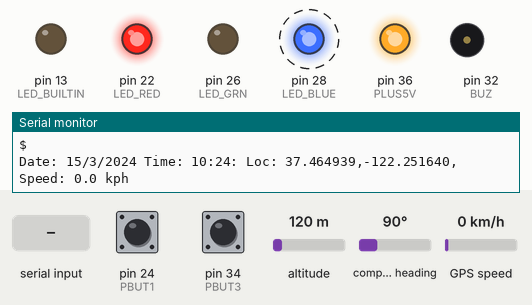
This sketch was run on a simulated Arduino Mega 2560, built with avr-gcc and run on an emulated ATmega2560. On the bench: output pins drawn as LEDs (lit = HIGH), buzzer (waves = sounding, pin HIGH), the last lines printed to the serial monitor. Dashed ring = blinking. The inputs (shaded band) are chosen by the test bench; at power-on: pin 24 (PBUT1) HIGH, pin 34 (PBUT3) HIGH, altitude 120 m, compass heading 90°, GPS speed 0 km/h. Storage starts empty; the GPS gets a fix after 3 s at 37.7749, -122.4194 with 8 satellites.

Above: at 4.2 s.
4.3 s: pin 24 (PBUT1) pulled LOW for 0.15 s
6.7 s: pin 34 (PBUT3) pulled LOW for 0.15 s
At 7.5 s:
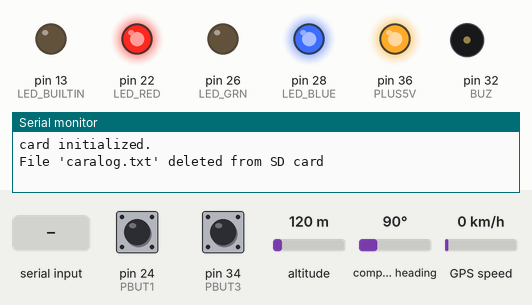
8.4 s: "S" received over the second serial link
At 8.54 s:
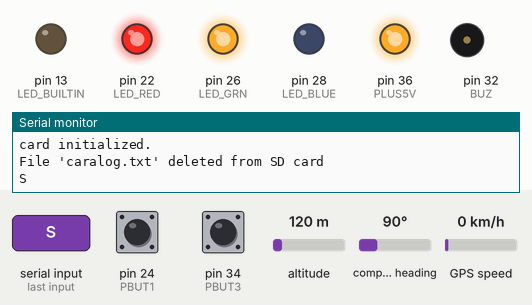
9.9 s: "W" received over the second serial link
At 10.7 s:
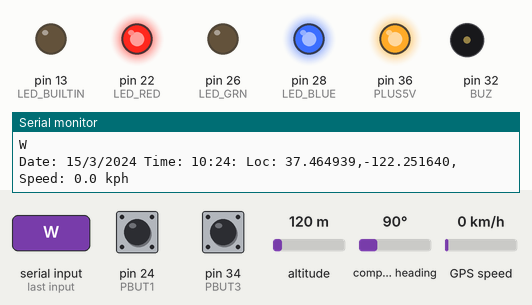
11.4 s: pin 24 (PBUT1) pulled LOW for 3.2 s
At 11.9 s:
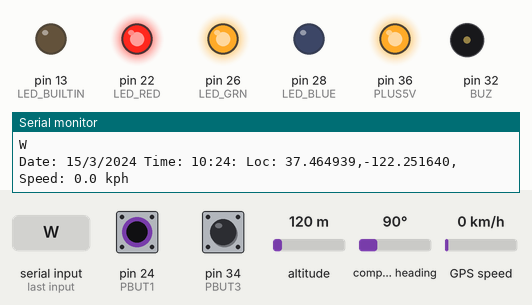
16.2 s: pin 34 (PBUT3) pulled LOW for 3.2 s
At 20.7 s:
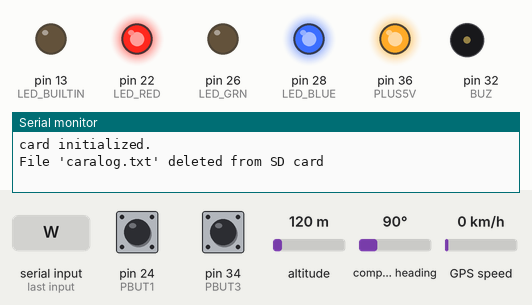
Timing chart, 0 to 22.0 s (numbered marks = the images above; inputs shaded):
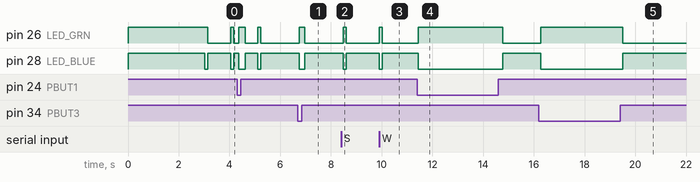

Measured:
- after the input at 6.7 s, pin 26 (LED_GRN): LOW → HIGH after 0.05 s, → LOW 0.23 s later; pin 28 (LED_BLUE): HIGH → LOW after 0.05 s, → HIGH 0.23 s later
- after the input at 8.4 s, pin 26 (LED_GRN): LOW → HIGH after 0.09 s, → LOW 0.12 s later; pin 28 (LED_BLUE): HIGH → LOW after 0.09 s, → HIGH 0.12 s later
- after the input at 9.9 s, pin 26 (LED_GRN): LOW → HIGH at once, → LOW 0.12 s later; pin 28 (LED_BLUE): HIGH → LOW at once, → HIGH 0.12 s later
- after the input at 11.4 s, pin 26 (LED_GRN): LOW → HIGH at once, → LOW 3.3 s later; pin 28 (LED_BLUE): HIGH → LOW at once, → HIGH 3.3 s later
- after the input at 16.2 s, pin 26 (LED_GRN): LOW → HIGH after 0.08 s, → LOW 3.2 s later; pin 28 (LED_BLUE): HIGH → LOW after 0.08 s, → HIGH 3.2 s later

The sketch:

CaraLogger.ino
```cpp
#include <Adafruit_GPS.h>
#include <SPI.h>
#include <SD.h>

#define GPSSerial Serial3
#define CaraSerial Serial2    // Change this to Serial for testing and Serial2 for actual CaRA

#define ON   LOW
#define OFF  HIGH
#define power_out 10

bool GPSECHO = false;
Adafruit_GPS GPS(&GPSSerial);
uint32_t timer = millis();
char gpsdata[100];
char caradata[100];
const int chipSelect = 53;
File SDLogFile;
bool SDFileOpen = false;
int  bootlevel = 0;

int LED_RED = 22;
int LED_BLUE = 28;
int LED_GRN = 26;
int PBUT1 = 24;
int PBUT2 = 30;
int PBUT3 = 34;
int BUZ  = 32;
int PLUS5V   = 36;
int GND = 38;


void setup() {
   pinMode(LED_RED, OUTPUT);
   pinMode(LED_GRN, OUTPUT);
   pinMode(LED_BLUE, OUTPUT);
   pinMode(PBUT1, INPUT_PULLUP);
   pinMode(PBUT2, INPUT_PULLUP);
   pinMode(PBUT3, INPUT_PULLUP);
   pinMode(BUZ, OUTPUT);
   pinMode(PLUS5V, OUTPUT);
   pinMode(GND, OUTPUT);
   digitalWrite(LED_RED,OFF);
   digitalWrite(LED_GRN,OFF);
   digitalWrite(LED_BLUE,OFF);
   digitalWrite(BUZ,LOW);
   digitalWrite(PLUS5V,HIGH);
   digitalWrite(GND,LOW);

  pinMode(LED_BUILTIN, OUTPUT);
  Serial.begin(9600);
  CaraSerial.begin(9600);
  Serial3.begin(9600);
  GPS.begin(9600);

 Serial.print("Initializing SD card...");
  // see if the card is present and can be initialized:
  if (!SD.begin(chipSelect)) {
    led_red();
    Serial.println("Card failed, or not present");
    // don't do anything more:
    while (1);
  }
  all_leds_off();
  Serial.println("card initialized.");
  delay(3000);   // Give CaRA time to boot up
}

void all_leds_off()
{
   digitalWrite(LED_RED, OFF);
   digitalWrite(LED_BLUE, OFF);
   digitalWrite(LED_GRN, OFF);
}

void led_red()
{
   all_leds_off();
   digitalWrite(LED_RED,ON);
}

void led_blue()
{
   all_leds_off();
   digitalWrite(LED_BLUE,ON);
}

void led_green()
{
   all_leds_off();
   digitalWrite(LED_GRN,ON);
}


void buzzer_on()
{
  digitalWrite(BUZ,HIGH);
}

void buzzer_off()
{
  digitalWrite(BUZ,LOW);
}


void ProcessGpsData() {
    char tmp[50];
    memset(gpsdata,'\0',sizeof(gpsdata));

    strcpy(gpsdata,"Date: ");
    sprintf(tmp,"%01d/",GPS.day);
    strcat(gpsdata,tmp);
    sprintf(tmp,"%01d/",GPS.month);
    strcat(gpsdata,tmp);
    sprintf(tmp,"20%d",GPS.year);
    strcat(gpsdata,tmp);

    strcat(gpsdata," Time: ");
    sprintf(tmp,"%01d:",GPS.hour);
    strcat(gpsdata,tmp);
    sprintf(tmp,"%01d:",GPS.minute);
    strcat(gpsdata,tmp);
    sprintf(tmp,"%01d",GPS.seconds);

    strcat(gpsdata," Loc: ");
    if (GPS.lat == 'S') {
        strcat(gpsdata,"-");
    }
    dtostrf( GPS.latitude/100, 3, 6, tmp );
    strcat(gpsdata,tmp);
    strcat(gpsdata, ",");
    if (GPS.lon == 'W') {
        strcat(gpsdata,"-");
    }
    dtostrf( GPS.longitude/100, 3, 6, tmp );
    strcat(gpsdata,tmp);
    strcat(gpsdata, ", ");

    dtostrf( GPS.speed * 1.852, 3, 1, tmp );
    strcat(gpsdata,"Speed: ");
    strcat(gpsdata,tmp);
    strcat(gpsdata," kph");
}

bool OpenSDLogFile() {
    SDLogFile = SD.open("caralog.txt", FILE_WRITE);
    if (SDLogFile)
        return true;
    return false;
}


void CloseSDLogFile() {
    SDLogFile.close();
}

void ShowLogfile() {
    led_blue();
    if (!SD.begin(chipSelect)) {
      Serial.println("Card failed, or not present");
      // don't do anything more:
      while (1);
    }
    Serial.println("card initialized.");
    File dataFile = SD.open("caralog.txt");

    // if the file is available, read its contents and show on serial port:
    if (dataFile) {
      while (dataFile.available()) {
        Serial.write(dataFile.read());
      }
      dataFile.close();
    }
    while ( digitalRead(PBUT1) == LOW ) {
      delay(100);
    };
  }

  void DeleteLogfile() {
    led_blue();
    if (!SD.begin(chipSelect)) {
      Serial.println("Card failed, or not present");
      // don't do anything more:
      while (1);
    }
    Serial.println("card initialized.");

    if ( SD.exists("caralog.txt") ) {
      SD.remove("caralog.txt");
    }

     if ( !SD.exists("caralog.txt") ) {
      Serial.println("File 'caralog.txt' deleted from SD card");
    }
    while ( digitalRead(PBUT3) == LOW ) {
      delay(100);
    };
  }

  void LogCaraData() {

    if (CaraSerial.available()) {
      buzzer_on();
      timer = millis(); // reset the timer
      // if the file is already opened okay, write to it:
      if (SDFileOpen ) {
        led_blue();
        char c[2];
        c[0] =  CaraSerial.read();
        c[1] = '\0';
        Serial.write(c);    // Echo on serial port
        SDLogFile.print(c);  // And write to disk
      }
      else{
        if (OpenSDLogFile() ) {
          SDFileOpen = true;
        }
      }
    }
    else {
          if (millis() - timer > 50) {
            if (SDFileOpen) {
              if (GPS.fix) {
                ProcessGpsData();
              }
              else {
                strcpy(gpsdata, "NO GPS FIX!!!");
              }
              Serial.println();
              SDLogFile.println();
              Serial.println(gpsdata);
              SDLogFile.println(gpsdata);
              SDLogFile.println();
              Serial.println();
              CloseSDLogFile();
              SDFileOpen = false;
            }
          }
          if (millis() - timer > 90) {
            timer = millis(); // reset the timer
            if (GPS.fix) {
              led_green();
            }
            else {
              all_leds_off();
            }
          }
      }

      if (Serial.available()) {        // If anything comes in Serial (USB), we send it to the CaRA device
        CaraSerial.write(Serial.read());
      }
       buzzer_off();
  }

void loop() {


  if (!CaraSerial.available()) {
    switch (bootlevel) {
      case 0 : CaraSerial.println("$SAC*"); // Request Crash settings
              bootlevel++;
              break;
      case 1 : CaraSerial.println("$SGC*");  // Request Rollover settings
            bootlevel++;
            break;
      case 2 : CaraSerial.println("$PVV*");   // Request Suppply Voltage settings
            bootlevel++;
            break;
      case 3 : CaraSerial.println("$PRV*");   // Request current Pitch and Roll values
            bootlevel++;
            break;
      case 4 : CaraSerial.println("$TST*");   // Request self test
            bootlevel++;
            break;
      case 6 : CaraSerial.println("$LVC*");   // Request software version
            bootlevel++;
            break;
      default : break;
    }
    if (bootlevel <= 6) {
      delay(100);
    }
  }


  // read data from the GPS in the 'main loop'
  char c = GPS.read();
  if (GPSECHO) {
    if (c) Serial.print(c);
  }

  // if a sentence is received, we can check the checksum, parse it...
  if (GPS.newNMEAreceived()) {
      if (!GPS.parse(GPS.lastNMEA())) // this also sets the newNMEAreceived() flag to false
        return; // we can fail to parse a sentence in which case we should just wait for another
  }

  LogCaraData();

  if (digitalRead(PBUT1) == LOW)  {
      ShowLogfile();
  }

  if (digitalRead(PBUT3) == LOW)  {
    DeleteLogfile();
  }


  digitalWrite(LED_BUILTIN, LOW);   // turn the LED off

}
```
